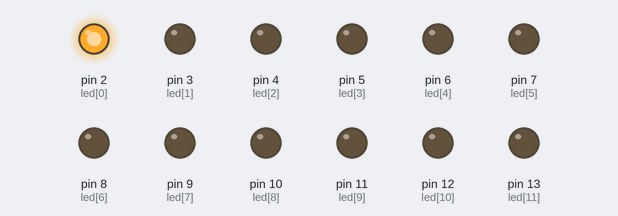
A sketch run on a simulated Arduino Uno, built with avr-gcc and run on an emulated ATmega328P. Shown: output pins drawn as LEDs (lit = HIGH).

Above: at 0.02 s.
At 0.47 s:
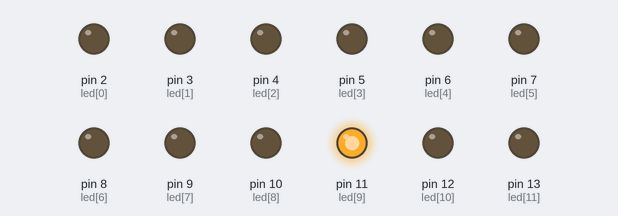
At 0.92 s:
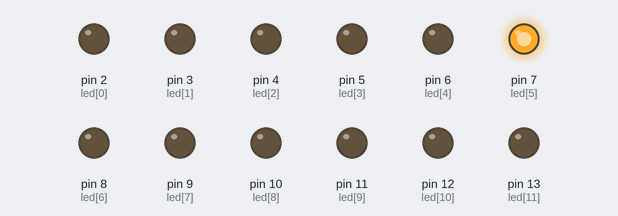
At 1.37 s:
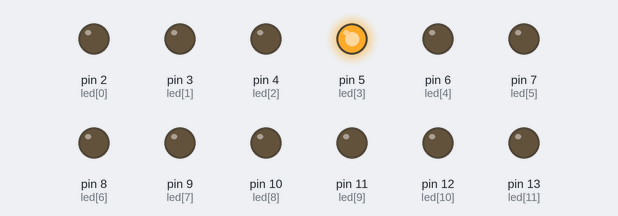
At 1.8 s:
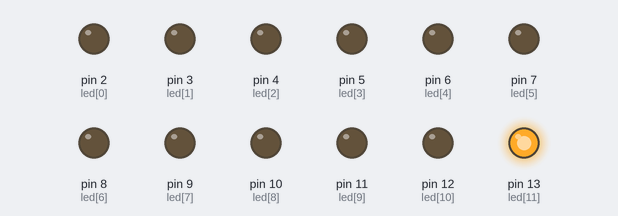
At 2.92 s:
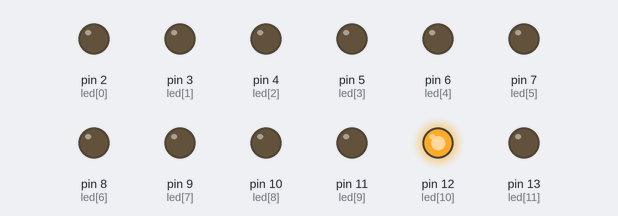
Timing chart, 0 to 3.2 s (numbered marks = the images above):
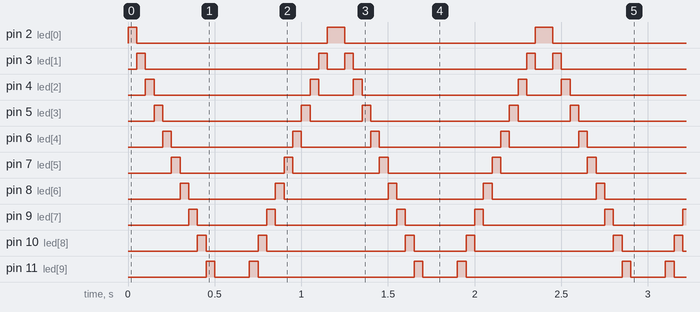

The sketch:

led-chaser.ino
```cpp
int i;
int led[]={2,3,4,5,6,7,8,9,10,11,12,13};

void setup() {
 for(i=0;i<12;i++)
 {pinMode(led[i],OUTPUT);}
}
void loop() {
  for(i=0;i<12;i++)
  {digitalWrite(led[i],HIGH);
  delay(50);
  digitalWrite(led[i],LOW);}
  for(i=11;i>=0;i--)
  {digitalWrite(led[i],HIGH);
  delay(50);
  digitalWrite(led[i],LOW);
}}
```

Measured:
- by itself, pin 2 (led[0]), pin 13 (led[11]): alternates HIGH for 0.10 s and LOW for 1.1 s
- by itself, pin 3 (led[1]): repeats every 1.2 s: LOW 1.0 s, HIGH 0.05 s, LOW 0.10 s, HIGH 0.05 s
- by itself, pin 4 (led[2]): repeats every 1.2 s: LOW 0.90 s, HIGH 0.05 s, LOW 0.20 s, HIGH 0.05 s
- by itself, pin 5 (led[3]): repeats every 1.2 s: LOW 0.80 s, HIGH 0.05 s, LOW 0.30 s, HIGH 0.05 s
- by itself, pin 6 (led[4]): repeats every 1.2 s: LOW 0.70 s, HIGH 0.05 s, LOW 0.40 s, HIGH 0.05 s
- by itself, pin 7 (led[5]), pin 8 (led[6]): alternates HIGH for 0.05 s and LOW for 0.55 s
- by itself, pin 9 (led[7]): repeats every 1.2 s: LOW 0.40 s, HIGH 0.05 s, LOW 0.70 s, HIGH 0.05 s
- by itself, pin 10 (led[8]): repeats every 1.2 s: LOW 0.30 s, HIGH 0.05 s, LOW 0.80 s, HIGH 0.05 s
